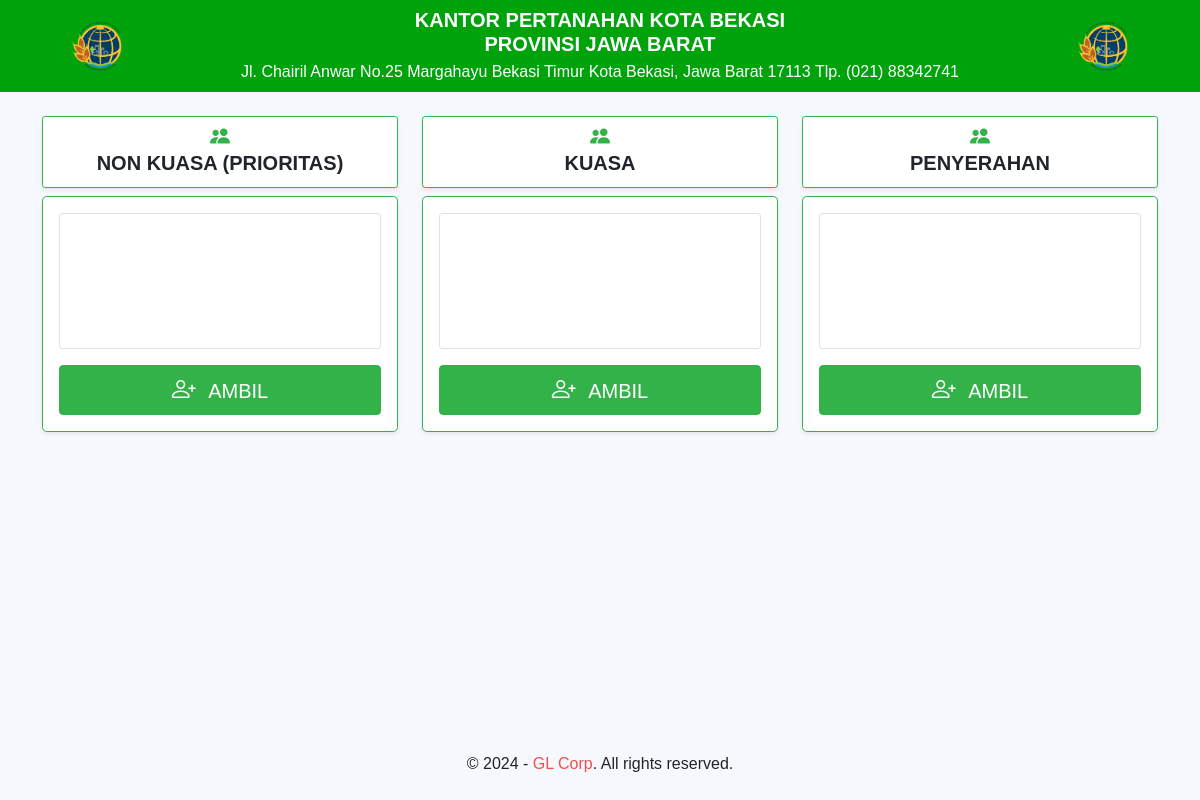
The page /index.php?pages=nomor on the database its author committed.
### tables this page shows
CREATE TABLE `queue_setting` (
  `id` int(11) NOT NULL,
  `nama_instansi` varchar(255) DEFAULT NULL,
  `logo` varchar(255) DEFAULT NULL,
  `alamat` varchar(255) DEFAULT NULL,
  `telpon` varchar(255) DEFAULT NULL,
  `email` varchar(255) DEFAULT NULL,
  `running_text` varchar(255) DEFAULT NULL,
  `youtube_id` varchar(255) DEFAULT NULL,
  `list_loket` longtext DEFAULT NULL,
  `list_type_antrian` longtext DEFAULT NULL,
  `warna_primary` varchar(255) DEFAULT NULL,
  `warna_secondary` varchar(255) DEFAULT NULL,
  `warna_accent` varchar(255) DEFAULT NULL,
  `warna_background` varchar(255) DEFAULT NULL,
  `warna_text` varchar(255) DEFAULT NULL,
  `printer` longtext DEFAULT NULL
);

### config/database.php (called while the page is built, shortened)
<?php
class database {
    public function __construct()
    {
        $this->host = getenv('DB_HOST');
        $this->port = getenv('DB_PORT');
        $this->username = getenv('DB_USERNAME');
        $this->password = getenv('DB_PASSWORD');
        $this->database = getenv('DB_DATABASE');
        $this->mysqli = mysqli_connect($this->host, $this->username, $this->password, $this->database, $this->port);
        return $this->mysqli;
    }
}

### config/query.php (called while the page is built, shortened)
<?php
require_once 'database.php';
class query extends database
{
    public function getSetting()
    {
        $query = mysqli_query($this->mysqli, "SELECT * FROM queue_setting ORDER BY id DESC LIMIT 1")
            or die('Ada kesalahan pada query tampil data : ' . mysqli_error($this->mysqli));
        return $query;
    }
}

### pages/nomor/index.php (the view, shortened to what this page needs)
<?php
$list_type_antrian = json_decode($data['list_type_antrian'], true);
?>
<main class="flex-shrink-0">
    <div class="col-md-12" style="background-color:<?= $data['warna_primary'] ? $data['warna_primary'] : '#6B5935' ?>;">
        <div class="row px-2 py-2 justify-content-center align-items-center" style="height: 100%;">
            <div class="col-2">
                <img class="img-fluid d-block mx-auto" src="<?= $data['logo'] && file_exists('assets/img/' . $data['logo']) ? 'assets/img/' . $data['logo'] : 'assets/img/default.png' ?>" alt="Image" style="max-width: 50px;">
            </div>
            <div class="col-8 text-center text-white">
                <h5 class="fw-bold"><?= $data['nama_instansi'] ? $data['nama_instansi'] : ''; ?></h5>
                <p class="fw-lighter lh-1 m-1">
                    <?= $data['alamat'] ? $data['alamat'] : ''; ?>
                    Tlp. <?= $data['telpon'] ? $data['telpon'] : ''; ?>
                </p>
            </div>
            <div class="col-2">
                <img class="img-fluid d-block mx-auto" src="<?= $data['logo'] && file_exists('assets/img/' . $data['logo']) ? 'assets/img/' . $data['logo'] : 'assets/img/default.png' ?>" alt="Image" style="max-width: 50px;">
            </div>
        </div>
    </div>
    <div style="height: 3vh;"></div>
    <div class="container">
        <div class="row row-cols-<?= (count($list_type_antrian) <= 4) ? count($list_type_antrian) : 4 ?> justify-content-lg-center">
            <?php if (count($list_type_antrian) > 0) : ?>
                <?php foreach ($list_type_antrian as $lta) : ?>
                    <div class="col mb-4">
                        <div class="bg-white text-center rounded-1 shadow-sm border border-success px-3 py-1 mb-2">
                            <i class="bi-people-fill text-success fs-5"></i>
                            <div class="d-flex justify-content-center align-items-center me-md-auto">
                                <h3 class="h5 fw-bold">
                                    <?= strtoupper($lta['type_antrian']); ?>
                                </h3>
                            </div>
                        </div>
                        <div class="card border border-success shadow-sm">
                            <div class="card-body text-center d-grid">
                                <div class="border rounded-1 mb-3" style="min-height: 17vh; display:grid; place-items: center;">
                                </div>
                                <a id="insert-<?= $lta['code_antrian'] ?>" data-code_antrian="<?= $lta['code_antrian']; ?>" href="javascript:void(0)" class="btn btn-success btn-block fs-5">
                                    <i class="bi-person-plus fs-4 me-2"></i> AMBIL
                                </a>
                            </div>
                        </div>
                    </div>
                <?php endforeach; ?>
            <?php endif; ?>
        </div>
    </div>
</main>

### index.php (shortened to what this page needs)
<?php
require_once "config/query.php";
$action = new config\query;
$query = $action->getSetting();
$rows = mysqli_num_rows($query);
if ($rows <> 0) {
    $data = mysqli_fetch_assoc($query);
} else {
    $data = [];
}
if (isset($_GET['pages'])) {
    $url = $_GET['pages'];
} else {
    $url = '';
}
?>
<!doctype html>
<html lang="en" class="h-100">
<head>
    <link href="assets/vendor/css/bootstrap.min.css" rel="stylesheet">
    <link href="assets/vendor/css/bootstrap-icons.css" rel="stylesheet">
    <link href="assets/vendor/css/swap.css" rel="stylesheet">
    <link href="assets/vendor/select2/select2.min.css" rel="stylesheet">
    <link href="assets/vendor/select2/select2-bootstrap-5-theme.min.css" rel="stylesheet">
    <link rel="stylesheet" href="assets/css/style.css">
</head>
<body class="d-flex flex-column h-100" <?= (($url == 'monitor') ? 'style="background-color:' . ($data["warna_background"] ? $data["warna_background"] : "#fffff") : '') . '"' ?>>
    <?php
    switch ($url) {
        case "nomor":
            include 'pages/nomor/index.php';
            break;
    }
    ?>
    <footer class="footer mt-auto py-4" <?= ($url == 'monitor') ? 'style="height: 5vh;' . 'background-color:' . ($data['warna_accent'] ? $data['warna_accent'] : '#fff') . ';color:' . ($data['warna_text'] ? $data['warna_text'] : '#fff')  . '"' : ''; ?>>
        <div class="container">
            <div class="copyright text-center mb-2 mb-md-0">&copy; <?= date('Y') ?> - <a  target="_blank" class="text-brand text-decoration-none">GL Corp</a>. All rights reserved.
            </div>
        </div>
    </footer>
</body>
</html>

### assets/css/style.css (style rules this page uses)
body { font-family: Arial, Helvetica, sans-serif; background-color: #f6f8fd; }
.text-brand { color: #ee5050 !important; }
.text-success { color: #33b249 !important; }
.btn-success { color: #fff; background-color: #33b249; border-color: #33b249; }
.border-success { border-color: #33b249 !important; }
.card { border-radius: 0.3rem; }

### rows shown on the page
queue_setting: nama_instansi "KANTOR PERTANAHAN KOTA BEKASI PROVINSI JAWA BARAT", alamat "Jl. Chairil Anwar No.25 Margahayu Bekasi Timur Kota Bekasi, Jawa Barat 17113", telpon "(021) 88342741"

### other values the page prints
$lta['type_antrian'] "NON KUASA (PRIORITAS)"
$lta['type_antrian'] "KUASA"
$lta['type_antrian'] "PENYERAHAN"
